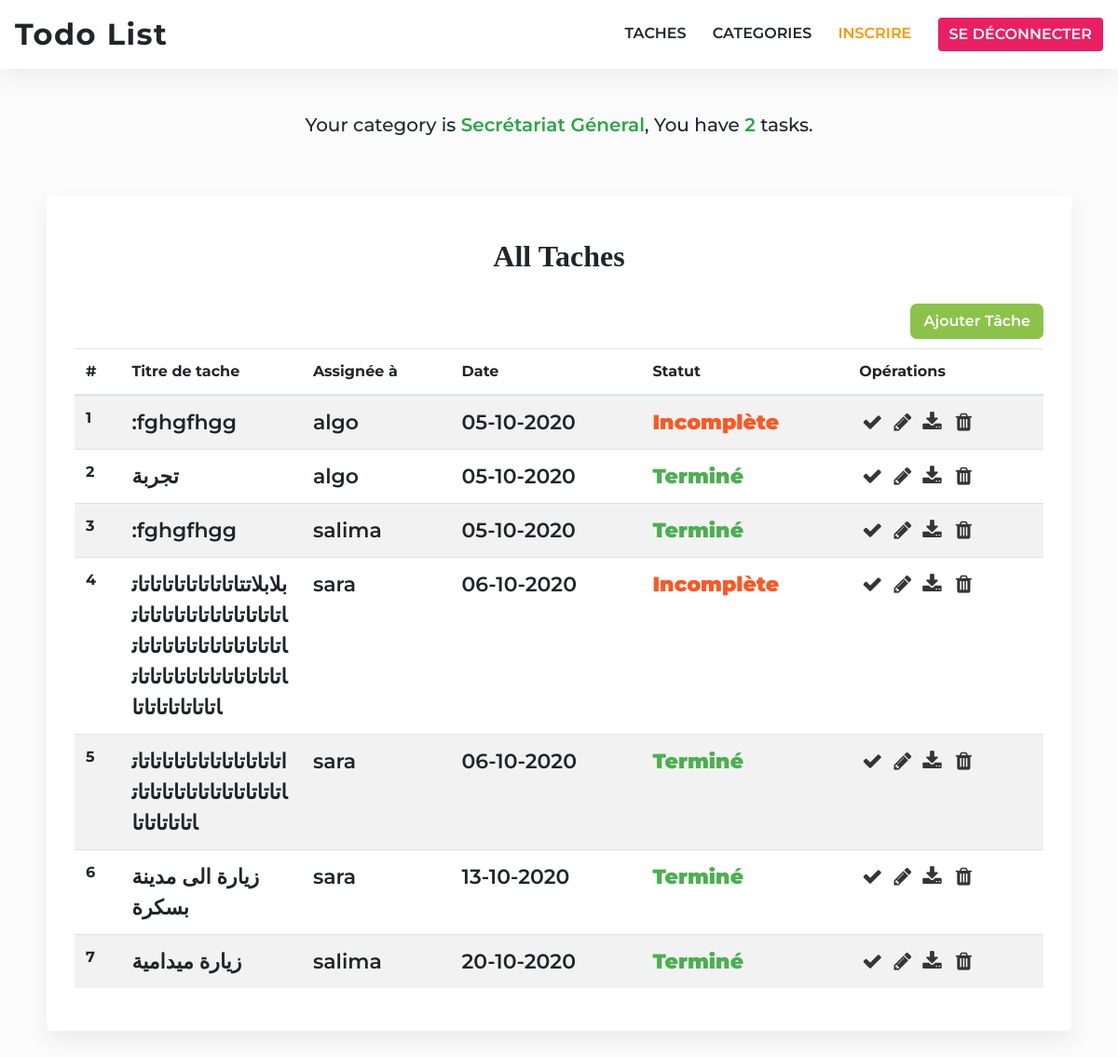
The page /tasks (signed in) on the database as committed earlier.
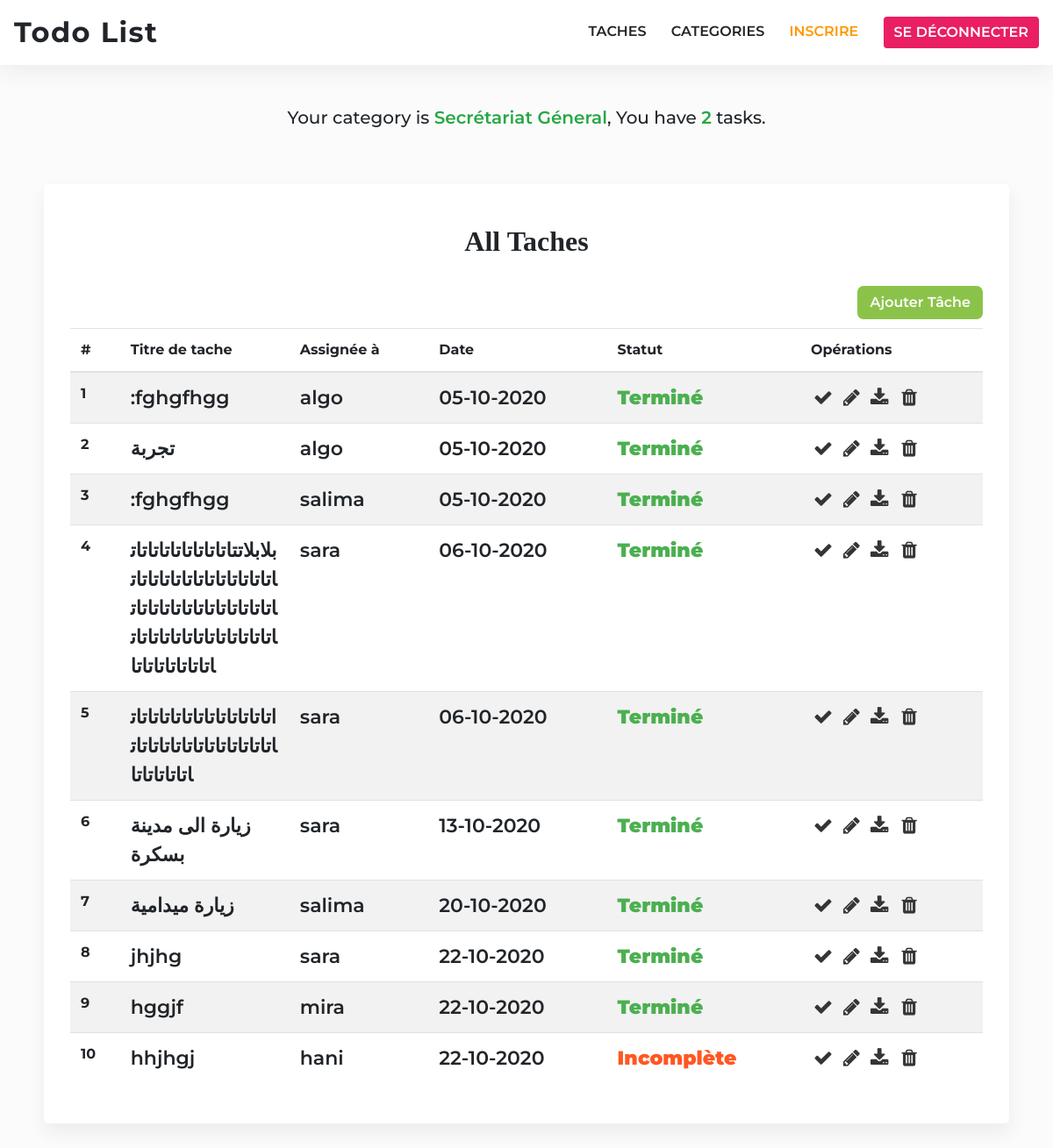
The same page on the database as committed later.
### app/models/Model.py (models this page shows, shortened)
class Category(db.Model):
    id = db.Column(db.Integer, primary_key=True)
    title = db.Column(db.String(100), nullable=False)
    users = db.relationship('User', backref='category', lazy="dynamic")

class Task(db.Model):
    id = db.Column(db.Integer, primary_key=True)
    title = db.Column(db.String(100), nullable=False)
    description = db.Column(db.Text, nullable=False)
    complete = db.Column(db.Boolean, nullable=False,default=False)
    date = db.Column(db.DateTime, nullable=False, default=datetime.utcnow)
    image = db.Column(db.Text)
    user_id = db.Column(db.Integer, db.ForeignKey('user.id'), nullable=False)

class User(db.Model, UserMixin):
    id = db.Column(db.Integer, autoincrement=True, primary_key=True)
    email = db.Column(db.String(255), unique=True)
    username = db.Column(db.String(255))
    password = db.Column(db.String(255))
    access = db.Column(db.Integer,default=1)
    tasks = db.relationship('Task', backref='user', lazy="dynamic")
    category_id = db.Column(db.Integer, db.ForeignKey('category.id'), nullable=False)
    def is_admin(self):
        return self.access == ACCESS['admin']

### app/views/task.py (the view)
@task.route('/tasks')
@login_required
def tasks():
    title = "Taches"
    category = Category.query.filter_by(id=current_user.category_id).first()
    users = category.users.all()
    if current_user.is_admin():
      tasks = Task.query.order_by(Task.date.asc()).all()
    else:
      tasks = []
      for user in users:
        for task in user.tasks.order_by(Task.date.asc()).all():
          tasks.append(task)
    return render_template('tasks/index.html',title=title, tasks=tasks)

### app/templates/tasks/index.html (shortened to what this page needs)
{% extends "base.html" %} {% block title %}{{ title }}{% endblock %} {% block
content %}
<div class="container all-tasks col-md-11">
  <table class="table table-striped">
    <div>
      <h2>All Taches</h2>
    </div>
    <a class="add-category-btn" href="{{ url_for('task.new_task') }}">Ajouter tâche</a>
    <thead>
      <tr>
        <th scope="col">#</th>
        <th scope="col">Titre de tache</th>
        <th scope="col">Assignée à</th>
        <th scope="col">Date</th>
        <th scope="col">Statut</th>
        <th scope="col">Opérations</th>
      </tr>
    </thead>
    {% if tasks|length <= 0 %}
    <tbody>
      <tr>
        <td colspan="5" class="no-tasks">Il n'y a pas encore des tâches.</td>
      </tr>
    </tbody>
    {% else %}
    <tbody>
      {% for task in tasks %}
      <tr>
        <th scope="row">{{ loop.index }}</th>
        <td class="show-todo-title">{{ task.title }}</td>
        <td>{{ task.user.username }}</td>
        <td>
          {{ task.date.strftime('%d-%m-%Y') }}
        </td>
        <td>
          {% if task.complete %}
          <span class="task-completed">Terminé</span>
          {% else %}
          <span class="task-uncompleted">Incomplète</span>
          {% endif %}
        </td>
        <td class="crud-operations">
          {% if current_user.id == task.user.id or current_user.is_admin() %}
          <a href="{{ url_for('task.complete', id=task.id) }}">
            <i class="fa fa-check" aria-hidden="true"></i>
          </a>
          <a href="{{ url_for('task.edit_task', id=task.id) }}">
            <i class="fa fa-pencil" aria-hidden="true"></i>
          </a>
          <a href="{{ url_for('task.download', id=task.id) }}" target="_blank">
            <i class="fa fa-download" aria-hidden="true"></i>
          </a>
          {% endif %}
          {% if current_user.is_admin() %}
          <form
            id="delete-task"
            action="{{ url_for('task.delete', id=task.id) }}"
            style="display: inline"
            method="POST"
          >
            <button type="submit">
              <i class="fa fa-trash" aria-hidden="true"></i>
            </button>
          </form>
          {% endif %}
        </td>
      </tr>
      {% endfor %}
    </tbody>
    {% endif %}
  </table>
</div>
{% endblock %}

### app/templates/base.html (shortened to what this page needs)
<!DOCTYPE html>
<html lang="en">
  <head>
    {% block head %}
    <link
      rel="stylesheet"
      href="{{ url_for('static', filename= 'css/font-awesome.min.css') }}"
    />
    <link
      rel="stylesheet"
      href="{{ url_for('static', filename= 'css/bootstrap.min.css') }}"
    />
    <link
      rel="stylesheet"
      href="{{ url_for('static', filename= 'css/bootstrap-datepicker3.min.css') }}"
    />
    <link
      rel="stylesheet"
      href="{{ url_for('static', filename= 'css/normalize.css') }}"
    />
    <link
      rel="stylesheet"
      href="{{ url_for('static', filename= 'css/beauty.css') }}"
    />
    {% endblock %}
  </head>
  <body>
    <nav class="navbar navbar-expand-lg navbar-light bg-light">
      <a class="navbar-brand" href="{{ url_for('home.index') }}">Todo List</a>
      {% if current_user.is_authenticated %}
      <div class="ml-auto navbar-right-links">
        <a class="ml-4" href="{{ url_for('task.tasks') }}">Taches</a>
        <a class="ml-4" href="{{ url_for('category.categories') }}">Categories</a>
        <a
          href="{{ url_for('auth.register') }}"
          class="ml-4 btn__register"
          >inscrire</a
        >
        <a href="{{ url_for('auth.logout') }}" class="btn btn-danger ml-4"
          >Se déconnecter</a
        >
      </div>
      {% endif %}
    </nav>
    {% if current_user.is_authenticated %}
    <div class="mt-5 text-center">
      <h5>Your category is <span>{{ current_user.category.title }}</span>, You have <span>{{ current_user.tasks.all()|length }}</span> tasks.
      </h5>
    </div>
    {% endif %}
    {% block content %} {% endblock %}
  </body>
</html>

### app/static/css/beauty.css (style rules this page uses)
* { font-family: "Montserrat", sans-serif; box-sizing: border-box; }
body { padding-bottom: 4rem; background: #fbfbfb; }
h1, h2, h4, p { font-family: "Arvo", serif; }
h5 > span { font-weight: 600; color: #28a745; }
.navbar { background: white !important; box-shadow: 1px 6px 28px #eaeaea; }
.navbar-light .navbar-brand { font-size: 2rem; font-weight: 700; color: #212529; letter-spacing: 1.5px; }
.btn__register { color: #ff9800 !important; }
.navbar-right-links a { text-decoration: none; color: #212529; font-weight: 600; text-transform: uppercase; transition: 0.3s all; }
.navbar-right-links .btn { color: white; background: #e91e63; border: none; }
.all-tasks { margin-top: 4rem; background: #fff; padding: 30px; box-shadow: 1px 10px 20px #ececec; border-radius: 5px; }
.all-tasks h2 { text-align: center; font-weight: 900; font-size: 2rem; margin: 1rem 0 2rem; color: #212529; text-transform: capitalize; }
.all-tasks table tbody tr .crud-operations a { text-decoration: none; margin: 0 3px; color: #353535; transition: 0.3s all ease-in-out; }
.all-tasks table tbody tr .crud-operations form button { border: none; background: no-repeat; color: #353535; transition: 0.3s all ease-in-out; }
.all-tasks table tbody tr td { font-weight: 600; font-size: 22px; text-align: left; }
.all-tasks table tbody tr .show-todo-title { max-width: 120px; overflow-wrap: break-word; }
.all-tasks table tbody tr td > span { font-weight: 900; }
.all-tasks table tbody tr td > .task-completed { color: #4caf50; }
.all-tasks table tbody tr td > .task-uncompleted { color: #ff5722; }
.add-category-btn { float: right; margin-bottom: 10px; background: #8bc34a; padding: 7px 14px; color: white; font-weight: 600; text-transform: capitalize; border-radius: 7px; text-decoration: none; transition: .3s all ease-in-out; }

Rows that differ between the two databases and show on the page:
changed Task (number 1 of 10 on the later page): complete "Incomplète" → "Terminé"
changed Task (number 4 of 10 on the later page): complete "Incomplète" → "Terminé"
added Task: title "jhjhg", user.username "sara", date "22-10-2020", complete "Terminé"
added Task: title "hggjf", user.username "mira", date "22-10-2020", complete "Terminé"
added Task: title "hhjhgj", user.username "hani", date "22-10-2020", complete "Incomplète"
